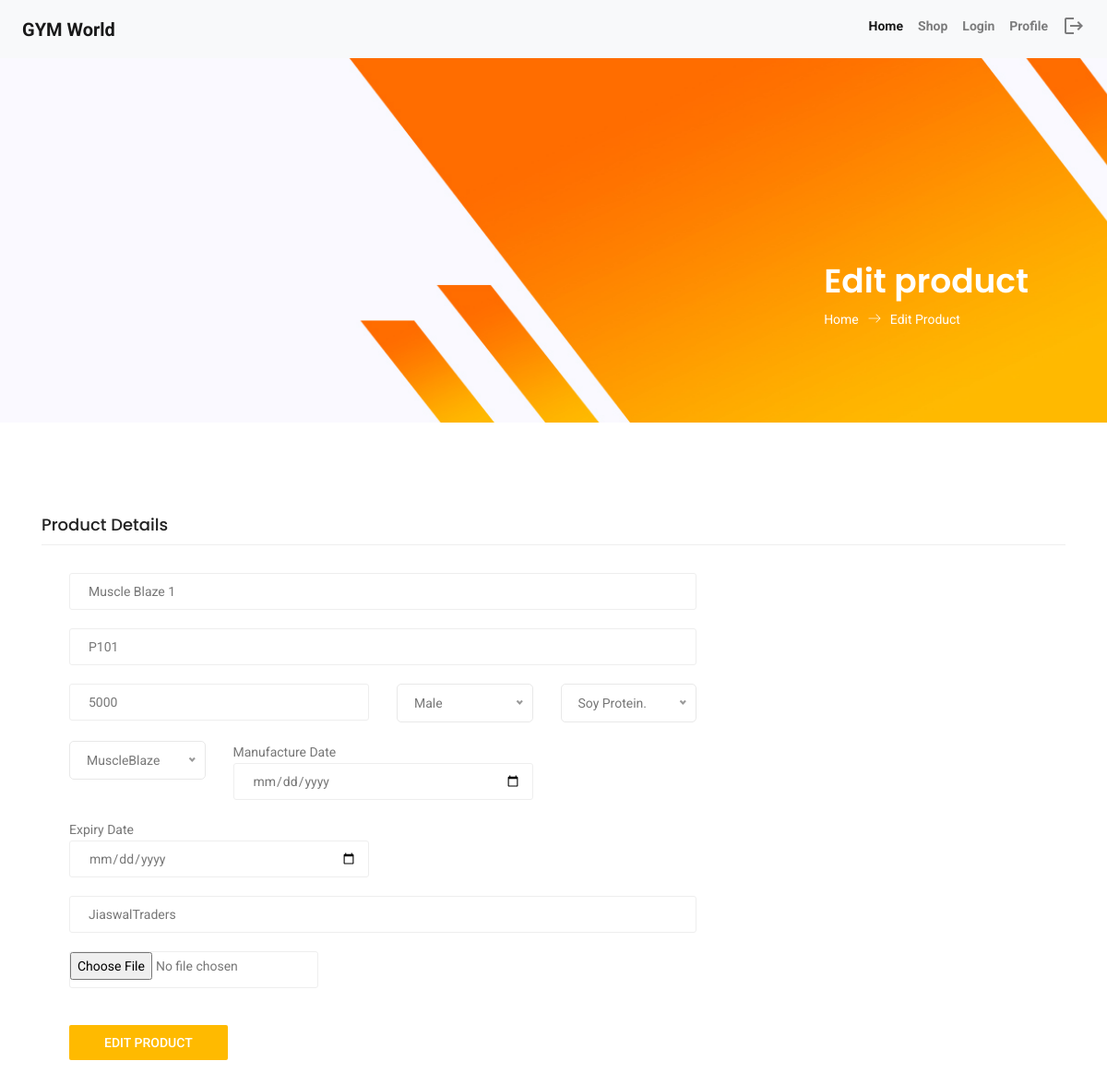
Page /editProduct/1/ (signed in) on the committed database.
### mainApp/models.py (models this page shows, shortened)
class Product(models.Model):
    pid = models.AutoField(primary_key=True)
    name = models.CharField(max_length=30)
    pro_code = models.CharField(max_length=10)
    price = models.IntegerField()
    mainCat = models.ForeignKey(MainCategory,on_delete=models.CASCADE)
    subCat = models.ForeignKey(SubCategory,on_delete=models.CASCADE)
    brand = models.ForeignKey(Brand,on_delete=models.CASCADE,default=None)
    superuser = models.ForeignKey(Superuser,on_delete=models.CASCADE)
    mfcdate = models.DateField(default=datetime.now,blank=True)
    expdate = models.DateField(default=datetime.now,blank=True)
    pro_owner = models.CharField(max_length=50)
    curent_time = models.DateTimeField(auto_now_add=True)
    pic1 = models.ImageField(upload_to='images/',default=None,null=True,blank=True)

### mainApp/views.py (the view, shortened to what this page needs)
# urls.py: path('editProduct/<int:num>/',views.editProduct),
@login_required(login_url='/login/')
def editProduct(request,num):
    p = Product.objects.get(pid=num)
    mc = MainCategory.objects.all()
    sc = SubCategory.objects.all()
    brand = Brand.objects.all()
    return render(request,"editproduct.html",{"Product":p,
                                            "MC":mc,
                                            "SC":sc,
                                            "Brand":brand})

### mainApp/templates/editproduct.html (shortened to what this page needs)
{% extends 'index.html' %}
{% load static %}
{% block body %}
    <section class="banner-area organic-breadcrumb">
        <div class="container">
            <div class="breadcrumb-banner d-flex flex-wrap align-items-center justify-content-end">
                <div class="col-first">
                    <h1>Edit product</h1>
                    <nav class="d-flex align-items-center">
                        <a href="/">Home<span class="lnr lnr-arrow-right"></span></a>
                        <a href="#">Edit Product</a>
                    </nav>
                </div>
            </div>
        </div>
    </section>
    <section class="checkout_area section_gap">
        <div class="container">
            <div class="returning_customer">
            <div class="billing_details">
                <div class="row">
                    <div class="col-lg-12">
                        <h3>Product Details</h3>
                        <form class="row contact_form" action="#" method="post" enctype="multipart/form-data">
                            <div class="col-md-12 form-group p_star">
                                <input type="text" class="form-control" id="first" name="name" placeholder="Product Name*" value="{{Product.name}}">
                            </div>
                            <div class="col-md-12 form-group p_star">
                                <input type="text" class="form-control" id="pro_code" name="pro_code" placeholder="Product Code" value="{{Product.pro_code}}">
                            </div>
                            <div class="col-md-6 form-group p_star">
                                <input type="number" class="form-control" id="price" name="price" placeholder="Base Price"  value="{{Product.price}}">
                            </div>
                            <div class="col-md-3 form-group p_star">
                            </div>
                            <div class="col-md-3 form-group p_star">
                            </div>
                            <div class="col-md-3 form-group p_star">
                            </div>
                            <div class="col-md-6 form-group p_star">
                                <span>Manufacture Date</span>
                                <input type="date" class="form-control" id="mfcdate" name="mfcdate" >
                            </div>
                            <div class="col-md-6 form-group p_star">
                                <span>Expiry Date</span>
                                <input type="date" class="form-control" id="expdate" name="expdate" ">
                            </div>
                            <div class="col-md-12 form-group p_star">
                                <input type="text" class="form-control" id="pro_owner" name="pro_owner" placeholder="Product Owner*"  value="{{Product.pro_owner}}">
                            </div>
                            <div class="col-md-12 form-group p_star">
                                <input type="file" name="pic1" id="pic1" >
                            </div>
                            <div class="col-md-12 form-group">
								<button type="submit" value="submit" class="primary-btn">Edit Product</button>
							</div>
                        </form>
                    </div>
                </div>
            </div>
        </div>
    </section>
{% endblock %}

### rows in the picture
Product: name "Muscle Blaze 1", pro_code "P101", price "5000", pro_owner "JiaswalTraders"
